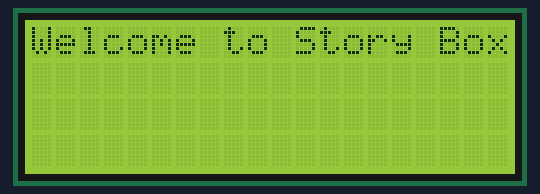
The sketch below on a simulated ESP8266 (NodeMCU). Parts: 20×4 character LCD. What the sketch prints to the serial monitor is not drawn.

Above: at 0.1 s.
At 2.2 s:
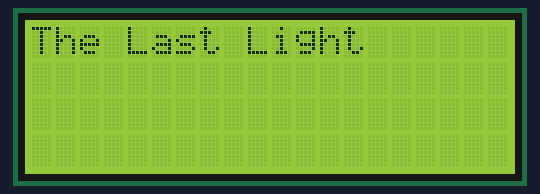
At 5.2 s:
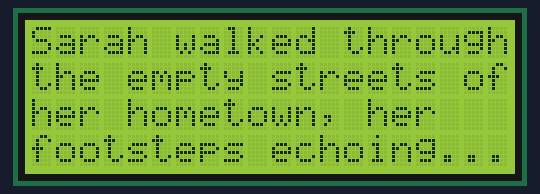
At 15.2 s:
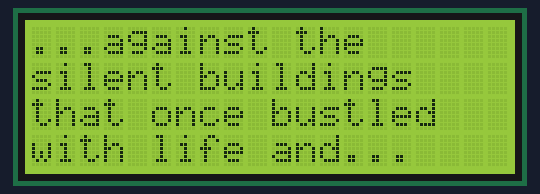
At 23.2 s:
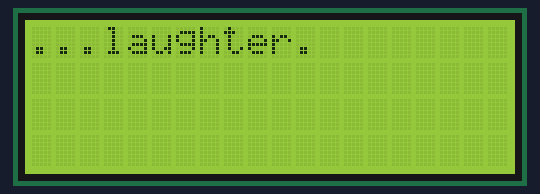
At 34.2 s:
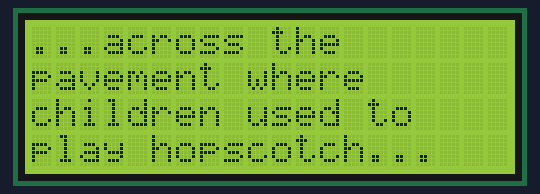

The sketch:

story-box-firmware.ino
```cpp
#include <Wire.h>
#include <hd44780.h>
#include <hd44780ioClass/hd44780_I2Cexp.h>
#include "config.h"
#include "data.h"

hd44780_I2Cexp lcd;

int currentPage = 0;
unsigned long lastPageSwitch = 0;
unsigned long currentPageInterval = 10000; // Will be updated from page data

void loadData();
void showCurrentPage();

void setup() {
  Serial.begin(115200);
  Serial.println("Starting up...");

  int status = lcd.begin(LCD_COLS, LCD_ROWS);
  if (status) {
    Serial.print("LCD init failed, status: ");
    Serial.println(status);
    while (1);
  }
  lcd.clear();

  lcd.setCursor(0, 0);
  lcd.print("Welcome to Story Box");
  lcd.setCursor(0, 1);
  delay(2000);

  loadData();

  Serial.println("Ready to display content...");
}

void loop() {
  unsigned long now = millis();

  if (now - lastPageSwitch > currentPageInterval) {
    currentPage++;
    if (currentPage >= TOTAL_PAGES) {
      currentPage = 0;
    }
    showCurrentPage();
    lastPageSwitch = now;
  }
}

void loadData() {
  Serial.printf("Loading %d pages...\n", TOTAL_PAGES);

  currentPage = 0;
  showCurrentPage();
  lastPageSwitch = millis();

  Serial.println("Data loaded successfully");
}

void showCurrentPage() {
  if (TOTAL_PAGES == 0) {
    lcd.clear();
    lcd.setCursor(0, 0);
    lcd.print("No data available");
    return;
  }

  PageData currentPageData = PAGES[currentPage];

  lcd.clear();

  lcd.setCursor(0, 0);
  lcd.print(currentPageData.line1);

  lcd.setCursor(0, 1);
  lcd.print(currentPageData.line2);

  lcd.setCursor(0, 2);
  lcd.print(currentPageData.line3);

  lcd.setCursor(0, 3);
  lcd.print(currentPageData.line4);

  currentPageInterval = currentPageData.duration * 1000UL;

  Serial.printf("Displayed page %d/%d (duration %ds): %s\n",
                currentPage + 1, TOTAL_PAGES,
                currentPageData.duration, currentPageData.line1);
}
```

data.h
```cpp
#ifndef DATA_H
#define DATA_H

typedef struct {
  const char* line1;
  const char* line2;
  const char* line3;
  const char* line4;
  int duration; // in seconds
} PageData;

const PageData PAGES[] = {
  {
    "The Last Light",
    "",
    "",
    "",
    3
  },
  {
    "Sarah walked through",
    "the empty streets of",
    "her hometown, her",
    "footsteps echoing...",
    10
  },
  {
    "...against the",
    "silent buildings",
    "that once bustled",
    "with life and...",
    8
  },
  {
    "...laughter.",
    "",
    "",
    "",
    3
  },
  {
    "The sun was setting",
    "behind the",
    "mountains, casting",
    "long shadows...",
    8
  },
  {
    "...across the",
    "pavement where",
    "children used to",
    "play hopscotch...",
    8
  },
  {
    "...and neighbors",
    "would gather for",
    "evening",
    "conversations.",
    7
  },
  {
    "She had returned",
    "after ten years, but",
    "everything felt",
    "different now...",
    9
  },
  {
    "...the familiar",
    "had become foreign,",
    "the comforting had",
    "turned cold.",
    8
  },
  {
    "The memories of her",
    "youth seemed to",
    "haunt every corner,",
    "every cracked...",
    9
  },
  {
    "...sidewalk,",
    "every boarded window",
    "that stared back at",
    "her like empty...",
    9
  },
  {
    "...eye sockets.",
    "",
    "",
    "",
    4
  },
  {
    "The town that had",
    "once been her whole",
    "world now felt like",
    "a ghost of its...",
    9
  },
  {
    "...former self, a",
    "place where time had",
    "stood still while",
    "the rest of the...",
    9
  },
  {
    "...world moved",
    "forward without it.",
    "",
    "",
    5
  },
  {
    "The old bookstore",
    "where she used to",
    "spend countless",
    "afternoons lost...",
    9
  },
  {
    "...in the pages",
    "of adventure novels",
    "and poetry",
    "collections was...",
    8
  },
  {
    "...boarded up,",
    "its windows dark and",
    "lifeless, the",
    "colorful displays...",
    9
  },
  {
    "...that once",
    "beckoned readers now",
    "replaced by plywood",
    "and silence.",
    8
  },
  {
    "The cafe where she",
    "had her first date",
    "with Michael, where",
    "they shared...",
    9
  },
  {
    "...coffee and",
    "dreams and whispered",
    "promises of forever,",
    "was now a parking...",
    9
  },
  {
    "...lot filled",
    "with cars but devoid",
    "of the magic that",
    "had once filled...",
    9
  },
  {
    "...its air.",
    "",
    "",
    "",
    3
  },
  {
    "Even the park where",
    "she played as a",
    "child, where she",
    "learned to ride...",
    9
  },
  {
    "...her bike and",
    "had her first kiss",
    "under the old oak",
    "tree, seemed...",
    9
  },
  {
    "...smaller",
    "somehow, the trees",
    "older and more",
    "gnarled, the...",
    8
  },
  {
    "...swings rusted",
    "and still, the",
    "laughter of children",
    "replaced by an...",
    9
  },
  {
    "...eerie quiet",
    "that made her heart",
    "ache with nostalgia.",
    "",
    7
  },
  {
    "She stopped in front",
    "of her childhood",
    "home, the place",
    "where she had...",
    9
  },
  {
    "...taken her",
    "first steps, learned",
    "to read, celebrated",
    "birthdays, and...",
    9
  },
  {
    "...cried over",
    "broken hearts.",
    "",
    "",
    5
  },
  {
    "The white picket",
    "fence that her",
    "father had painted",
    "every spring was...",
    9
  },
  {
    "...gone, replaced",
    "by a chain-link",
    "barrier that seemed",
    "to say \"keep out\"...",
    9
  },
  {
    "...rather than",
    "\"welcome home.\" The",
    "garden her mother",
    "had tended so...",
    9
  },
  {
    "...lovingly,",
    "where roses bloomed",
    "in the summer and",
    "vegetables grew...",
    9
  },
  {
    "...in neat rows,",
    "was overgrown with",
    "weeds and thorns,",
    "nature reclaiming...",
    9
  },
  {
    "...what had once",
    "been carefully",
    "cultivated with love",
    "and attention.",
    8
  },
  {
    "Sarah felt a lump in",
    "her throat as she",
    "remembered the",
    "laughter that...",
    9
  },
  {
    "...used to fill",
    "those rooms, the",
    "smell of her",
    "mother's cooking,...",
    8
  },
  {
    "...the sound of",
    "her father's voice",
    "reading bedtime",
    "stories, the...",
    8
  },
  {
    "...warmth of a",
    "family that had once",
    "been whole and",
    "happy.",
    7
  },
  {
    "As darkness fell and",
    "the streetlights",
    "flickered to life,",
    "she noticed a...",
    9
  },
  {
    "...single light",
    "still burning in the",
    "upstairs window, a",
    "beacon of hope in...",
    9
  },
  {
    "...the gathering",
    "gloom.",
    "",
    "",
    4
  },
  {
    "Someone was home,",
    "someone was still",
    "there, keeping the",
    "flame of life...",
    9
  },
  {
    "...alive in this",
    "house that held so",
    "many of her most",
    "precious...",
    8
  },
  {
    "...memories.",
    "",
    "",
    "",
    3
  },
  {
    "She hesitated at the",
    "gate, her hand",
    "trembling slightly",
    "as she reached...",
    9
  },
  {
    "...for the latch,",
    "wondering if she was",
    "ready to face",
    "whatever ghosts...",
    9
  },
  {
    "...or angels",
    "might be waiting",
    "inside.",
    "",
    6
  },
  {
    "Then, with a deep",
    "breath and a heart",
    "full of both fear",
    "and hope, she...",
    9
  },
  {
    "...walked up the",
    "familiar path to the",
    "front door, her",
    "footsteps...",
    8
  },
  {
    "...crunching on",
    "the gravel that had",
    "once been smooth and",
    "welcoming.",
    8
  },
  {
    "The door opened",
    "slowly, revealing an",
    "elderly woman with",
    "kind eyes and...",
    9
  },
  {
    "...silver hair",
    "that caught the",
    "light like spun",
    "moonlight, her...",
    8
  },
  {
    "...face lined",
    "with the wisdom of",
    "years but still",
    "holding the...",
    8
  },
  {
    "...gentle beauty",
    "that Sarah",
    "remembered from her",
    "childhood.",
    8
  },
  {
    "\"Sarah?\" the woman",
    "whispered, her voice",
    "filled with wonder",
    "and disbelief, as...",
    10
  },
  {
    "...if she were",
    "seeing a ghost or an",
    "angel returned from",
    "the past.",
    8
  },
  {
    "\"Is that really you,",
    "my dear child?\" The",
    "words hung in the",
    "air between them,...",
    10
  },
  {
    "...heavy with",
    "emotion and the",
    "weight of years gone",
    "by, carrying with...",
    9
  },
  {
    "...them all the",
    "love and longing",
    "that had accumulated",
    "in the decade of...",
    9
  },
  {
    "...separation.",
    "",
    "",
    "",
    3
  },
  {
    "Sarah's heart",
    "skipped a beat as",
    "recognition flooded",
    "through her,...",
    8
  },
  {
    "...bringing with",
    "it a rush of",
    "memories and",
    "emotions that she...",
    8
  },
  {
    "...had thought",
    "were buried forever.",
    "",
    "",
    5
  },
  {
    "\"Mrs.",
    "",
    "",
    "",
    3
  },
  {
    "Patterson?",
    "",
    "",
    "",
    3
  },
  {
    "You still live",
    "here?\" she asked,",
    "her voice barely",
    "above a whisper,...",
    9
  },
  {
    "...afraid that if",
    "she spoke too",
    "loudly, this moment",
    "might disappear...",
    9
  },
  {
    "...like a dream",
    "upon waking.",
    "",
    "",
    5
  },
  {
    "The old woman who",
    "had been like a",
    "second mother to",
    "her, who had...",
    8
  },
  {
    "...bandaged her",
    "scraped knees and",
    "listened to her",
    "teenage troubles,...",
    9
  },
  {
    "...who had been a",
    "constant presence in",
    "her life until the",
    "day she left, was...",
    10
  },
  {
    "...still here,",
    "still waiting, still",
    "caring.",
    "",
    6
  },
  {
    "The old woman smiled",
    "warmly, her eyes",
    "crinkling at the",
    "corners with joy...",
    9
  },
  {
    "...and relief,",
    "and opened her arms",
    "wide in a gesture of",
    "welcome that...",
    9
  },
  {
    "...transcended",
    "words.",
    "",
    "",
    4
  },
  {
    "\"I never left,",
    "dear,\" she said",
    "softly, her voice",
    "carrying the same...",
    9
  },
  {
    "...gentle",
    "strength that Sarah",
    "remembered from her",
    "childhood.",
    8
  },
  {
    "\"I've been waiting",
    "for you to come",
    "home, keeping the",
    "light on in the...",
    9
  },
  {
    "...window every",
    "night, hoping that",
    "one day you would",
    "find your way...",
    9
  },
  {
    "...back to us.\"",
    "Her words were",
    "filled with",
    "unconditional...",
    8
  },
  {
    "...love and",
    "acceptance, the kind",
    "that only comes from",
    "someone who has...",
    9
  },
  {
    "...known you your",
    "whole life and loved",
    "you through all of",
    "it.",
    8
  },
  {
    "Tears filled Sarah's",
    "eyes as she stepped",
    "across the threshold",
    "into the house...",
    10
  },
  {
    "...that had once",
    "been her sanctuary,",
    "the place where she",
    "had felt safe and...",
    9
  },
  {
    "...loved and",
    "understood.",
    "",
    "",
    4
  },
  {
    "The familiar creak",
    "of the floorboards",
    "beneath her feet,",
    "the smell of old...",
    9
  },
  {
    "...wood and",
    "memories, the way",
    "the light fell",
    "through the...",
    8
  },
  {
    "...windows - it",
    "was all exactly as",
    "she remembered, as",
    "if time had stood...",
    9
  },
  {
    "...still in this",
    "one sacred place.",
    "",
    "",
    5
  },
  {
    "Some things, it",
    "seemed, never",
    "changed, and in a",
    "world that had...",
    8
  },
  {
    "...become",
    "unrecognizable, this",
    "house and this woman",
    "remained...",
    8
  },
  {
    "...constant, a",
    "reminder that home",
    "is not just a place,",
    "but the people...",
    9
  },
  {
    "...who love you",
    "and wait for you to",
    "return.",
    "",
    6
  }
};

const int TOTAL_PAGES = sizeof(PAGES) / sizeof(PageData);

#endif // DATA_H
```

config.h
```cpp
#ifndef CONFIG_H
#define CONFIG_H

// LCD CONFIGURATION
const int LCD_COLS = 20;
const int LCD_ROWS = 4;

// LCD WIRING to ESP8266 via I2C
// LCD VCC → 3V3
// LCD GND → GND
// LCD SDA → D2
// LCD SCL → D1

// MEMORY CONFIGURATION
const int MAX_PAGES = 100;

#endif // CONFIG_H
```

Measured:
- what the display in image 1 shows lasts 3.1 s, from 2.1 s to 5.2 s
- what the display in image 2 shows lasts 10.0 s, from 5.2 s to 15.2 s
- what the display in image 3 shows lasts 7.9 s, from 15.2 s to 23.1 s
- what the display in image 4 shows lasts 3.1 s, from 23.1 s to 26.2 s
